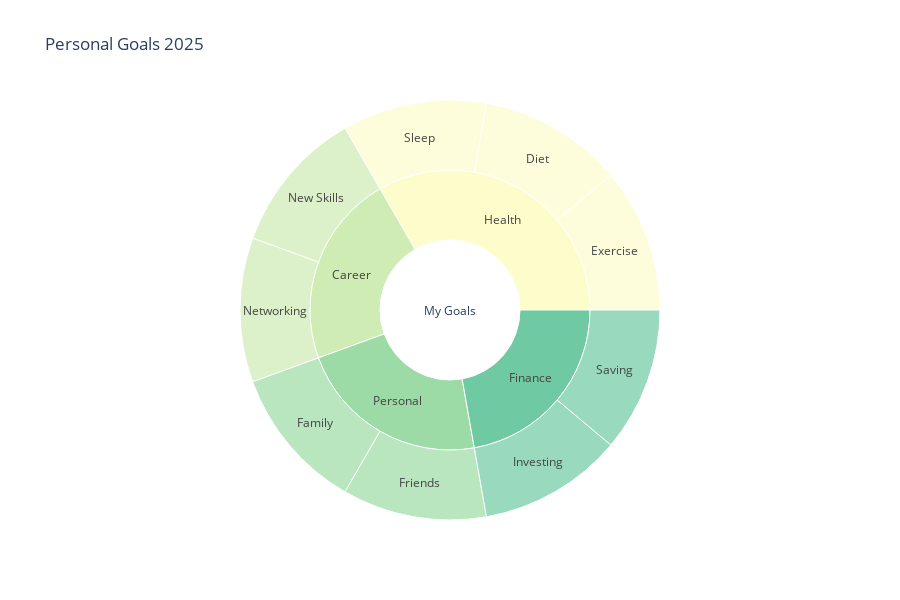

Notebook code cell kept with this figure:
### Markdown cell above
4. Customise the data to appear in the hover tooltip by specifying the arguments `hover_name` and `hover_data`

### Code cell
fig = px.sunburst(df1, names='Activity', parents='Category', 
                  color_discrete_sequence=px.colors.sequential.deep,
                  hover_name='Category',
                  hover_data={'Activity':True, 'Category': False},
                  height=600, width=900,
                  title='Personal Goals 2025')
fig.show()

### Figure 1 — Plotly figure (JSON) as saved in the notebook; plotly's stock layout.template omitted (floating-point values rounded to 4 significant figures)
{"data": [{"customdata": [["My Goals", ""], ["Health", "My Goals"], ["Career", "My Goals"], ["Personal", "My Goals"], ["Finance", "My Goals"], ["Exercise", "Health"], ["Diet", "Health"], ["Sleep", "Health"], ["New Skills", "Career"], ["Networking", "Career"], ["Family", "Personal"], ["Friends", "Personal"], ["Investing", "Finance"], ["Saving", "Finance"]], "domain": {"x": [0, 1], "y": [0, 1]}, "hovertemplate": "<b>%{hovertext}</b><br><br>Activity=%{customdata[0]}<extra></extra>", "hovertext": ["", "My Goals", "My Goals", "My Goals", "My Goals", "Health", "Health", "Health", "Career", "Career", "Personal", "Personal", "Finance", "Finance"], "labels": ["My Goals", "Health", "Career", "Personal", "Finance", "Exercise", "Diet", "Sleep", "New Skills", "Networking", "Family", "Friends", "Investing", "Saving"], "name": "", "parents": ["", "My Goals", "My Goals", "My Goals", "My Goals", "Health", "Health", "Health", "Career", "Career", "Personal", "Personal", "Finance", "Finance"], "type": "sunburst"}], "layout": {"height": 600, "legend": {"tracegroupgap": 0}, "sunburstcolorway": ["rgb(253, 253, 204)", "rgb(206, 236, 179)", "rgb(156, 219, 165)", "rgb(111, 201, 163)", "rgb(86, 177, 163)", "rgb(76, 153, 160)", "rgb(68, 130, 155)", "rgb(62, 108, 150)", "rgb(62, 82, 143)", "rgb(64, 60, 115)", "rgb(54, 43, 77)", "rgb(39, 26, 44)"], "title": {"text": "Personal Goals 2025"}, "width": 900}}
